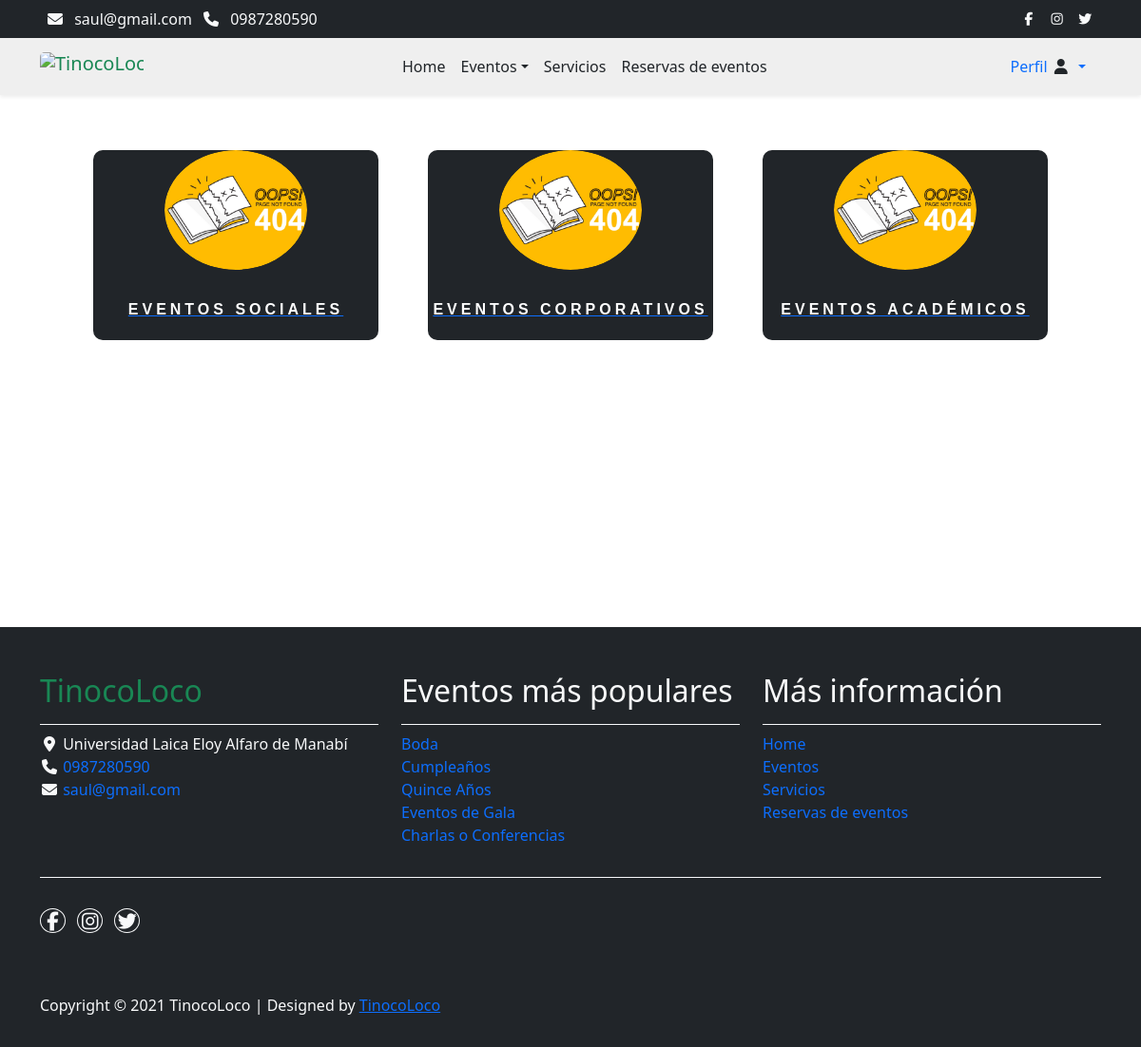
/eventos/categorias (signed in), run on the app's committed database.
### negocio/models.py (models this page shows, shortened)
class ConfiguracionNegocio(models.Model):
    class Meta:
        verbose_name = "Configuración del Negocio"
        verbose_name_plural = "Configuraciones del Negocio"
    nombre = models.CharField(max_length=100, verbose_name="Nombre")
    logo = CloudinaryField("Logo", blank=True, null=True)
    direccion = models.CharField(max_length=200, verbose_name="Dirección")
    correo = models.EmailField(verbose_name="Correo Electrónico")
    telefono = models.CharField(max_length=15, verbose_name="Teléfono")
    pagina_web = models.URLField(blank=True, null=True, verbose_name="Página Web")
    red_social_facebook = models.URLField(
        blank=True, null=True, verbose_name="Red Social Facebook"
    )
    red_social_x = models.URLField(blank=True, null=True, verbose_name="Red Social X")
    red_social_instagram = models.URLField(
        blank=True, null=True, verbose_name="Red Social Instagram"
    )
    nombre_banco = models.CharField(max_length=50, verbose_name="Nombre del Banco")
    tipo_cuenta = models.CharField(max_length=20, verbose_name="Tipo de Cuenta")
    numero_cuenta = models.CharField(max_length=20, verbose_name="Número de Cuenta")
    objects = ConfiguracionNegocioManager()

### eventos/models/tipo_evento.py (models this page shows, shortened)
class TipoEvento(models.Model):
    class Meta:
        verbose_name = "Tipo de Evento"
        verbose_name_plural = "Tipos de Eventos"
    nombre_evento = models.CharField(max_length=100, verbose_name="Nombre del Evento")
    descripcion = models.TextField(verbose_name="Descripción")
    fecha_creacion = models.DateField(auto_now_add=True, verbose_name="Fecha de Creación")
    imagen = CloudinaryField('Foto', blank=True, null=True)

### eventos/models/evento.py (models this page shows, shortened)
class Evento(models.Model):
    class Meta:
        verbose_name = 'Evento'
        verbose_name_plural = 'Eventos'
    nombre = models.CharField(max_length=100, default='Nombre del evento', verbose_name='Nombre')
    descripcion = models.CharField(max_length=500, default='Descripción del evento', verbose_name='Descripción')
    valor_referencial = models.FloatField(default=0.0, verbose_name='Valor Referencial')
    numero_horas_permitidas = models.IntegerField(default=0, verbose_name='Número de Horas Permitidas')
    valor_extra_hora = models.FloatField(default=0.0, verbose_name='Valor Extra por Hora')
    tipo_evento = models.ForeignKey(TipoEvento, on_delete=models.CASCADE, verbose_name='Tipo de Evento')

### eventos/views.py (the view)
# urls.py: path("categorias", views.tipos_eventos, name="categorias"),
def tipos_eventos(request):
    tipos_eventos = TipoEvento.objects.all()
    return render(
        request, "eventos/tipos_eventos.html", {"tipos_eventos": tipos_eventos}
    )

### core/contex_processors.py (called while the page is built)
def configuracion_negocio_context(request):
    return {"configuracion_negocio": ConfiguracionNegocio.objects.first()}

def eventos_mas_gustados_context(request):
    eventos_mas_gustados = Evento.objects.annotate(
        promedio_calificacion=Avg("calificacion_evento__calificacion")
    ).order_by("-promedio_calificacion")[:5]
    return {"eventos_mas_gustados": eventos_mas_gustados}

### eventos/templates/eventos/tipos_eventos.html
{% extends 'eventos/layout/base.html' %}
{% load static %}
{% block content %}
    <section class=" py-5">
        <div class="container " style="width: 100%;">
            <div class=""
                 style="display: flex;
                        flex-wrap: wrap;
                        gap: 2em;
                        justify-content: center;
                        align-items: center">
                {% for tipo_evento_item in tipos_eventos %}
                    {% include 'core/components/utils/cardCategory.html' with nombre=tipo_evento_item.nombre_evento descripcion=tipo_evento_item.descripcion  imagen_url=tipo_evento_item.imagen.url id_item=tipo_evento_item.id link_url='eventos:categoria-evento' %}
                {% endfor %}
            </div>
        </div>
    </section>
{% endblock %}

### core/templates/core/components/layout/nav.html
<nav class="navbar navbar-expand-lg bg-dark navbar-light d-none d-lg-block"
     id="templatemo_nav_top">
    <div class="container text-light">
        <div class="w-100 d-flex justify-content-between">
            <div>
                <i class="fa fa-envelope mx-2"></i>
                <a class="navbar-sm-brand text-light text-decoration-none"
                   href="mailto:info@company.com">{{ configuracion_negocio.correo }}</a>
                <i class="fa fa-phone mx-2"></i>
                <a class="navbar-sm-brand text-light text-decoration-none"
                   href="tel:010-020-0340">{{ configuracion_negocio.telefono }}</a>
            </div>
            <div>
                <a class="text-light"
                   href="{% if configuracion_negocio.pagina_web %}{{ configuracion_negocio.red_social_facebook }}{% else %}# {% endif %}"
                   target="_blank"
                   rel="sponsored"><i class="fab fa-facebook-f fa-sm fa-fw me-2"></i></a>
                <a class="text-light"
                   href="{% if configuracion_negocio.red_social_instagram %}{{ configuracion_negocio.red_social_instagram }}{% else %}# {% endif %}"
                   target="_blank"><i class="fab fa-instagram fa-sm fa-fw me-2"></i></a>
                <a class="text-light"
                   href="{% if configuracion_negocio.red_social_x %}{{ configuracion_negocio.red_social_x }}{% else %}# {% endif %}"
                   target="_blank"><i class="fab fa-twitter fa-sm fa-fw me-2"></i></a>
            </div>
        </div>
    </div>
</nav>

### core/templates/core/components/utils/cardCategory.html (shortened to what this page needs)
{% load static %}
<a class="card bg-dark"
   href="{% if link_url %}{% url link_url id_item %}{% else %}#{% endif %}">
    <div class="icon">
        <img width="50"
             height="50"
             src="{% if imagen_url %} {{ imagen_url }} {% else %} {% static 'img/404.jpg' %} {% endif %}"
             alt="Card image cap">
    </div>
    <p class="title">{{ nombre }}</p>
</a>

### core/templates/core/components/layout/footer.html (shortened to what this page needs)
{% load static %}
<footer class="bg-dark" id="tempaltemo_footer">
    <div class="container">
        <div class="row">
            <div class="col-md-4 pt-5">
                <h2 class="h2 text-success border-bottom pb-3 border-light logo">{{ configuracion_negocio.nombre }}</h2>
                <ul class="list-unstyled text-light footer-link-list">
                    <li>
                        <i class="fas fa-map-marker-alt fa-fw"></i>
                        {{ configuracion_negocio.direccion }}
                    </li>
                    <li>
                        <i class="fa fa-phone fa-fw"></i>
                        <a class="text-decoration-none" href="tel:{{ configuracion_negocio.telefono }}">{{ configuracion_negocio.telefono }}</a>
                    </li>
                    <li>
                        <i class="fa fa-envelope fa-fw"></i>
                        <a class="text-decoration-none" href="mailto:{{ configuracion_negocio.correo }}">{{ configuracion_negocio.correo }}</a>
                    </li>
                </ul>
            </div>
            <div class="col-md-4 pt-5">
                <h2 class="h2 text-light border-bottom pb-3 border-light">Eventos más populares</h2>
                <ul class="list-unstyled text-light footer-link-list">
                    {% for evento in eventos_mas_gustados %}
                        <li>
                            <a class="text-decoration-none" href="{% url 'eventos:evento_detalle' evento.id %}">{{ evento.nombre }}</a>
                        </li>
                    {% endfor %}
                </ul>
            </div>
            <div class="col-md-4 pt-5">
                <h2 class="h2 text-light border-bottom pb-3 border-light">Más información</h2>
                <ul class="list-unstyled text-light footer-link-list">
                    <li>
                        <a class="text-decoration-none" href="{% url 'core:home' %}">Home</a>
                    </li>
                    <li>
                        <a class="text-decoration-none" href="{% url 'eventos:eventos' %}">Eventos</a>
                    </li>
                    <li>
                        <a class="text-decoration-none" href="{% url 'servicios:servicios' %}">Servicios</a>
                    </li>
                    <li>
                        <a class="text-decoration-none" href="{% url 'alquileres:alquileres' %}">
                            {% if request.user.is_superuser %}
                                Reservas de eventos
                            {% else %}
                                Mis Reservas
                            {% endif %}
                        </a>
                    </li>
                </ul>
            </div>
        </div>
        <div class="row text-light mb-4">
            <div class="col-12 mb-3">
                <div class="w-100 my-3 border-top border-light"></div>
            </div>
            <div class="col-auto me-auto">
                <ul class="list-inline text-left footer-icons">
                    <li class="list-inline-item border border-light rounded-circle text-center">
                        <a class="text-light text-decoration-none"
                           target="_blank"
                           href="{% if configuracion_negocio.red_social_facebook %}{{ configuracion_negocio.red_social_facebook }}{% else %}# {% endif %}">
                            <i class="fab fa-facebook-f fa-lg fa-fw"></i>
                        </a>
                    </li>
                    <li class="list-inline-item border border-light rounded-circle text-center">
                        <a class="text-light text-decoration-none"
                           target="_blank"
                           href="{% if configuracion_negocio.red_social_instagram %}{{ configuracion_negocio.red_social_instagram }}{% else %}# {% endif %}">
                            <i class="fab fa-instagram fa-lg fa-fw"></i>
                        </a>
                    </li>
                    <li class="list-inline-item border border-light rounded-circle text-center">
                        <a class="text-light text-decoration-none"
                           target="_blank"
                           href="{% if configuracion_negocio.red_social_x %}{{ configuracion_negocio.red_social_x }}{% else %}# {% endif %}">
                            <i class="fab fa-twitter fa-lg fa-fw"></i>
                        </a>
                    </li>
                </ul>
            </div>
        </div>
    </div>
    <div class="w-100 bg-black py-3">
        <div class="container">
            <div class="row pt-2">
                <div class="col-12">
                    <p class="text-left text-light">
                        Copyright &copy; 2021 {{ configuracion_negocio.nombre }}
                        | Designed by <a rel="sponsored" href="https://templatemo.com" target="_blank">{{ configuracion_negocio.nombre }}</a>
                    </p>
                </div>
            </div>
        </div>
    </div>
</footer>

### core/templates/core/components/utils/cardCategory.html (style rules this page uses)
.card { width: 100%; max-width: 300px; min-width: 200px; height: 200px; margin: 10px; border-radius: 10px; font-size: 16px; transition: all 0.3s ease; position: relative; display: flex; justify-content: center; align-items: center; flex-direction: column; cursor: pointer; font-family: 'Poppins', sans-serif; background: transparent; border: none; box-shadow: none; }
.icon { margin: 0 auto; width: 150px; height: 150px; border-radius: 50%; display: flex; justify-content: center; align-items: center; overflow: hidden; background: none; }
.icon img { width: 100%; height: 100%; object-fit: cover; border-radius: 50%; }
.card .title { width: 100%; margin: 0; text-align: center; margin-top: 30px; color: white; font-weight: 600; text-transform: uppercase; letter-spacing: 4px; }

### data on the page
ConfiguracionNegocio: correo "saul@gmail.com", telefono "0987280590", nombre "TinocoLoco", direccion "Universidad Laica Eloy Alfaro de Manabí"
TipoEvento: nombre_evento "EVENTOS SOCIALES"
TipoEvento: nombre_evento "EVENTOS CORPORATIVOS"
TipoEvento: nombre_evento "EVENTOS ACADÉMICOS"
Evento: nombre "Boda"
Evento: nombre "Cumpleaños"
Evento: nombre "Quince Años"
Evento: nombre "Eventos de Gala"
Evento: nombre "Charlas o Conferencias"
